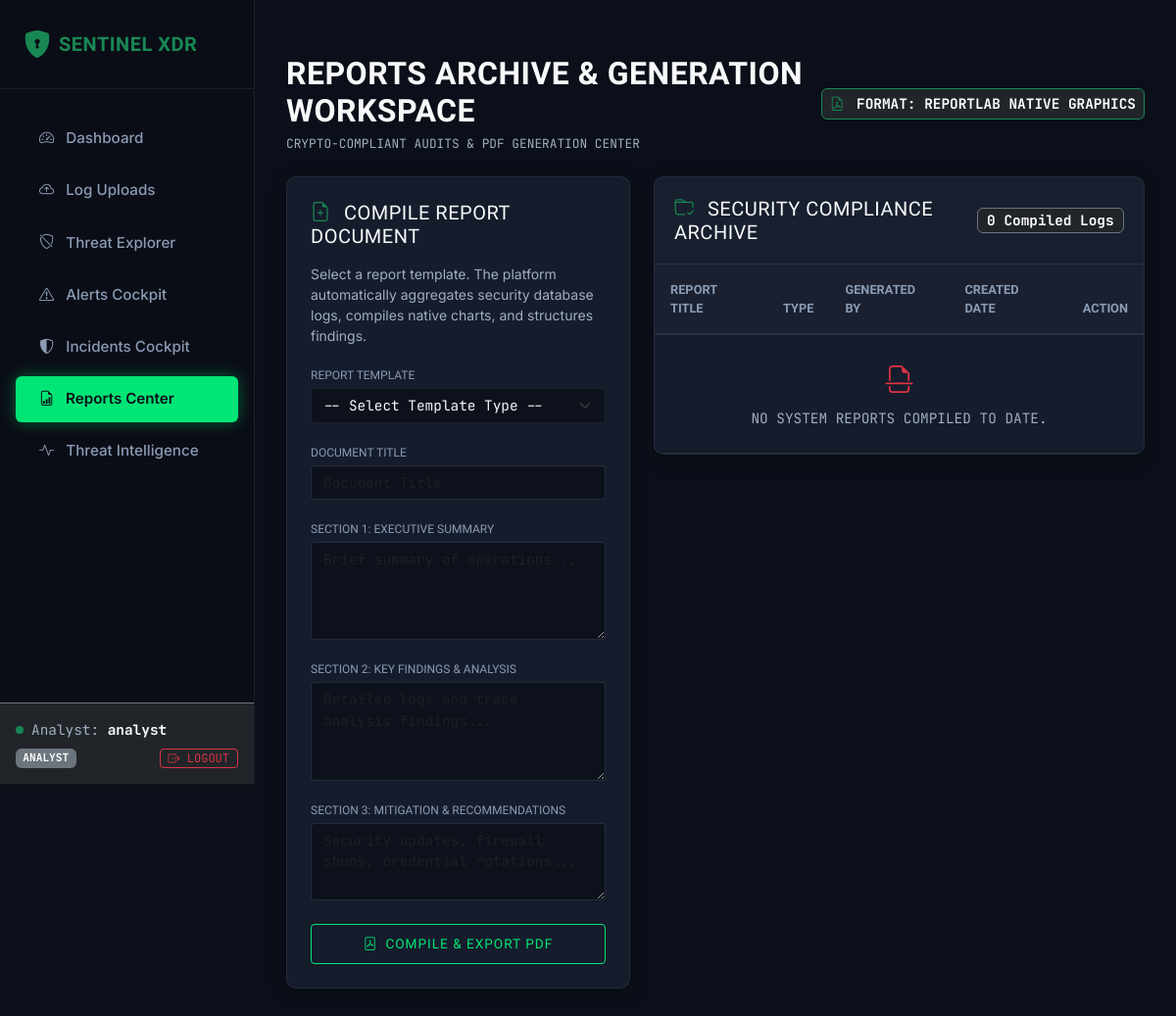
The app's page /reports (signed in), older data.
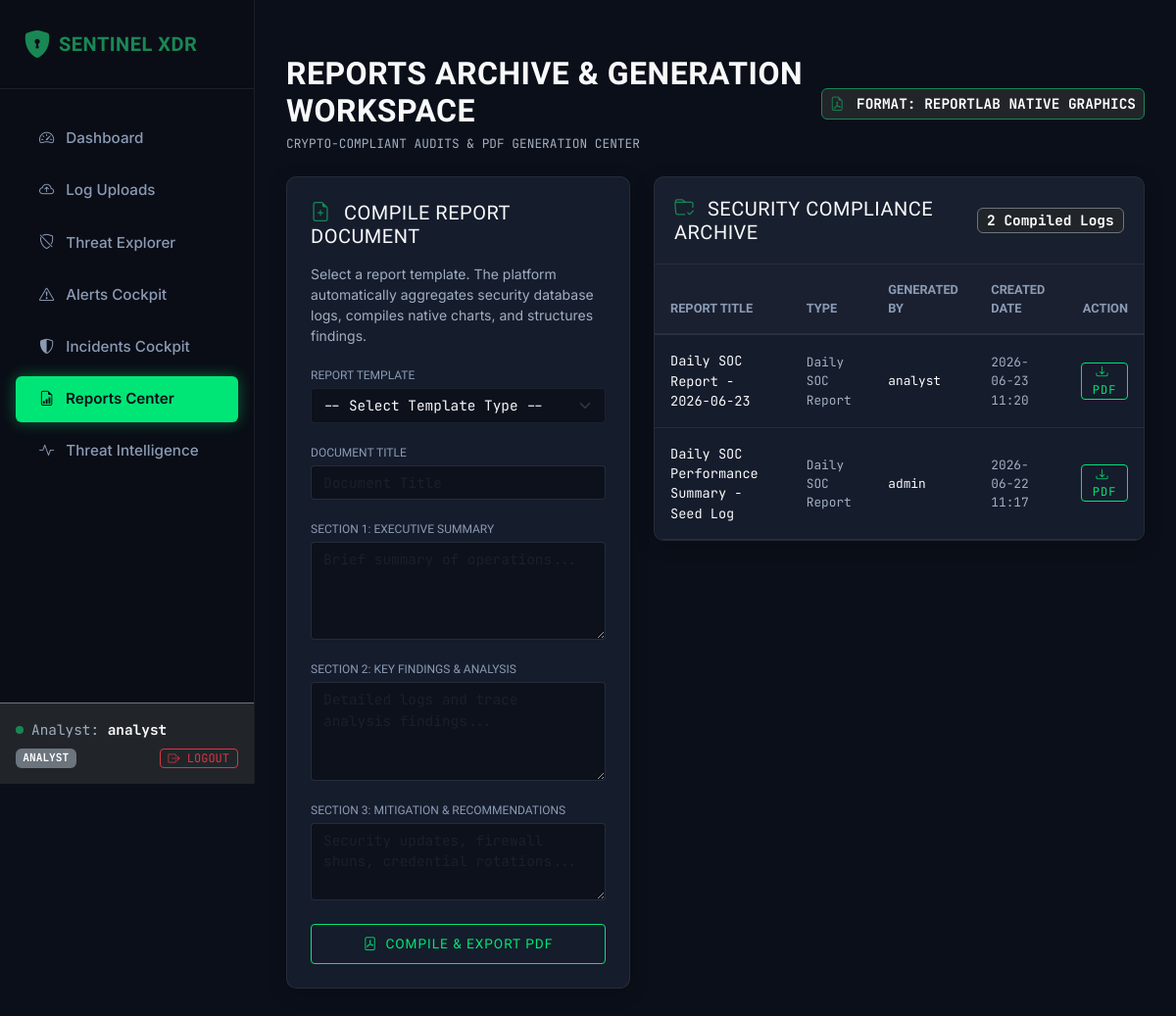
The same page, newer data.
### app/models/report.py (models this page shows, shortened)
class Report(db.Model):
    __tablename__ = 'reports'
    id = db.Column(db.Integer, primary_key=True)
    report_type = db.Column(db.String(64), nullable=False) # 'Daily SOC Report', 'Threat Summary Report', 'IOC Match Report', 'Incident Investigation Report'
    title = db.Column(db.String(128), nullable=False)
    created_at = db.Column(db.DateTime, default=datetime.datetime.utcnow, nullable=False)
    created_by_id = db.Column(db.Integer, db.ForeignKey('users.id', ondelete='SET NULL'), nullable=True)
    executive_summary = db.Column(db.Text, nullable=True)
    findings = db.Column(db.Text, nullable=True)
    recommendations = db.Column(db.Text, nullable=True)
    charts_data_json = db.Column(db.Text, name='charts_data', default='{}', nullable=False)
    pdf_path = db.Column(db.String(256), nullable=False) # relative web-accessible static path
    creator = db.relationship('User', backref=db.backref('reports', lazy=True))
    @property
    def charts_data(self):
        try:
            return json.loads(self.charts_data_json or '{}')
        except Exception:
            return {}
    @charts_data.setter
    def charts_data(self, value):
        self.charts_data_json = json.dumps(value)

### app/models/user.py (models this page shows, shortened)
class User(db.Model):
    __tablename__ = 'users'
    id = db.Column(db.Integer, primary_key=True)
    username = db.Column(db.String(64), unique=True, nullable=False, index=True)
    email = db.Column(db.String(120), unique=True, nullable=False)
    password_hash = db.Column(db.String(128), nullable=False)
    created_at = db.Column(db.DateTime, default=datetime.datetime.utcnow)
    role = db.Column(db.String(32), default='analyst', nullable=False)  # 'admin' or 'analyst'
    uploads = db.relationship('UploadedLog', backref='uploader', lazy=True, cascade="all, delete-orphan")

### app/blueprints/reports.py (the view)
@reports_bp.route('/reports')
@login_required
@role_required('admin', 'analyst', 'viewer')
def index():
    all_reports = Report.query.order_by(Report.created_at.desc()).all()
    all_incidents = Incident.query.order_by(Incident.created_at.desc()).all()
    return render_template('reports.html', reports=all_reports, incidents=all_incidents)

### app/templates/reports.html (shortened to what the changed rows need)
{% extends 'base.html' %}
{% block content %}
<div class="container-fluid px-0">
    <div class="d-flex justify-content-between align-items-center mb-4">
        <div>
            <h2 class="text-light fw-bold mb-1">REPORTS ARCHIVE & GENERATION WORKSPACE</h2>
        </div>
    </div>
    <div class="row g-4">
        <div class="col-12 col-xl-7">
            <div class="cyber-card">
                <div class="cyber-card-header d-flex justify-content-between align-items-center">
                    <h5 class="text-light mb-0 font-display"><i class="bi bi-folder-check text-success me-2"></i> SECURITY COMPLIANCE ARCHIVE</h5>
                    <span class="badge bg-dark border border-secondary text-mono">{{ reports | length }} Compiled Logs</span>
                </div>
                <div class="table-responsive">
                    <table class="table table-cyber mb-0 align-middle">
                        <thead>
                            <tr>
                                <th>Report Title</th>
                                <th>Type</th>
                                <th>Generated By</th>
                                <th>Created Date</th>
                                <th class="text-end">Action</th>
                            </tr>
                        </thead>
                        <tbody>
                            {% if reports %}
                                {% for r in reports %}
                                <tr>
                                    <td class="text-light text-mono font-weight-bold" style="font-size: 0.85rem;">
                                        {{ r.title }}
                                    </td>
                                    <td class="text-muted text-mono" style="font-size: 0.8rem;">
                                        {{ r.report_type }}
                                    </td>
                                    <td class="text-light text-mono" style="font-size: 0.8rem;">
                                        {{ r.creator.username if r.creator else 'System' }}
                                    </td>
                                    <td class="text-muted text-mono" style="font-size: 0.8rem;">
                                        {{ r.created_at.strftime('%Y-%m-%d %H:%M') if r.created_at else 'N/A' }}
                                    </td>
                                    <td class="text-end">
                                        <a href="{{ url_for('reports.download', report_id=r.id) }}" class="btn btn-sm btn-cyber py-0 px-2 text-mono" style="font-size: 0.75rem;">
                                            <i class="bi bi-download me-1"></i> PDF
                                        </a>
                                    </td>
                                </tr>
                                {% endfor %}
                            {% else %}
                                <tr>
                                    <td colspan="5" class="text-center text-muted py-4 text-mono">
                                        <i class="bi bi-file-earmark-break text-danger fs-3 d-block mb-2"></i>
                                        NO SYSTEM REPORTS COMPILED TO DATE.
                                    </td>
                                </tr>
                            {% endif %}
                        </tbody>
                    </table>
                </div>
            </div>
        </div>
    </div>
</div>
{% endblock %}

Row changes from the older to the newer data that the page shows:
added Report: title "Daily SOC Report - 2026-06-23", report_type "Daily SOC Report", creator "analyst", created_at "2026-06-23 11:20"
added Report: title "Daily SOC Performance Summary - Seed Log", report_type "Daily SOC Report", creator "admin", created_at "2026-06-22 11:17"
Text that changed along with them:
{{ reports | length }}: "0" → "2"
text no longer shown: "NO SYSTEM REPORTS COMPILED TO DATE."
